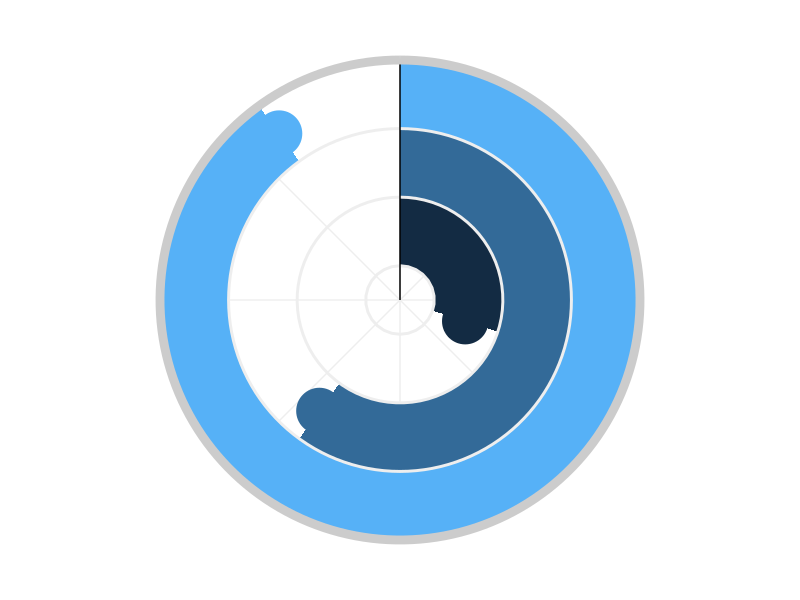

Write R code to recreate this figure.
library("ggplot2")
df = data.frame(xx = 1:3,
                yy = (1:3) * 3)

ggplot(data = df,
       aes(x = xx,
           y = yy)) + 
  geom_hline(yintercept = seq(0, max(df$yy) + 1, length.out = 9),
             color = "#EEEEEE") +
  geom_col(aes(fill = yy),
           width = 0.99) + 
  geom_point(aes(color = yy),
             size = 15) +
  scale_x_continuous(limits = c(min(df$xx) - 1, max(df$xx) + 0.5)) +
  scale_y_continuous(limits = c(0, max(df$yy) + 1)) +
  geom_vline(xintercept = c(0.5:2.5), size = 1, color = "#EEEEEE") +
  geom_hline(yintercept = 0) +
  geom_vline(xintercept = 3.5, size = 3, color = "#CCCCCC") +
  coord_flip() +
  coord_polar(theta = "y") +
  theme_void() + 
  theme(legend.position = "none")
